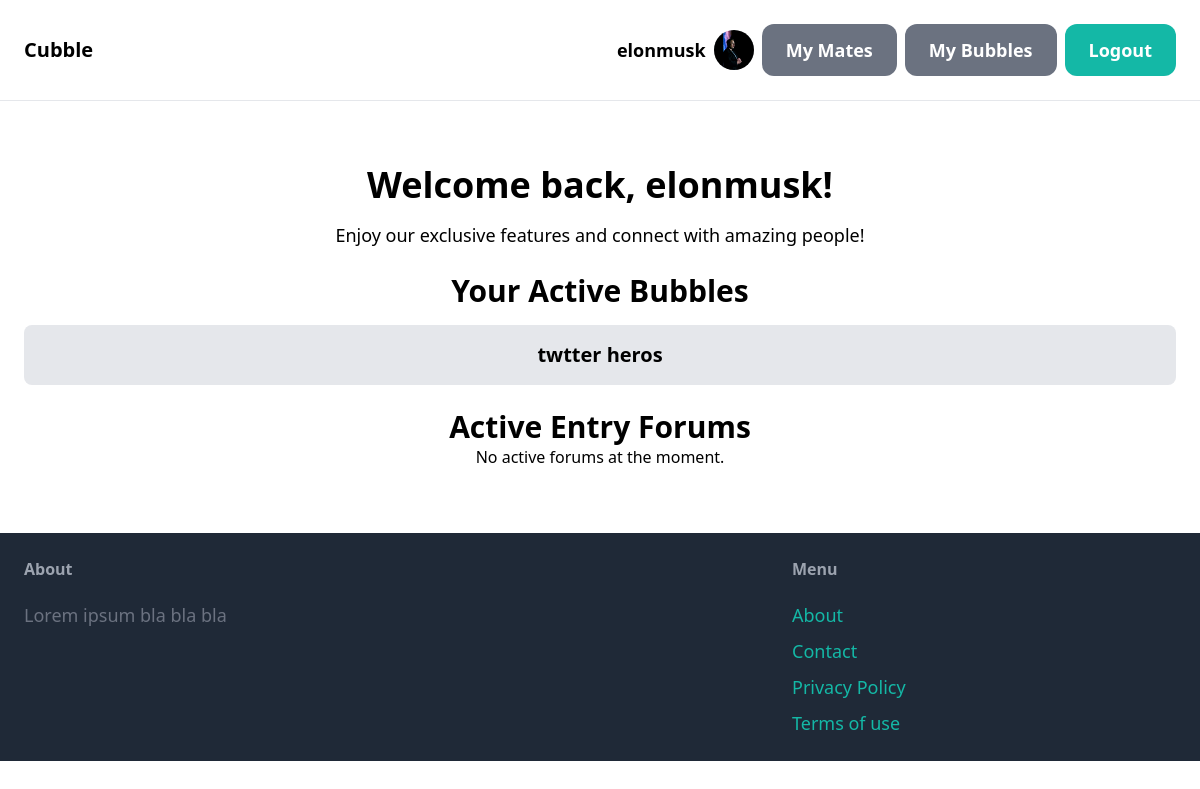
The page / (signed in) on the database as committed earlier.
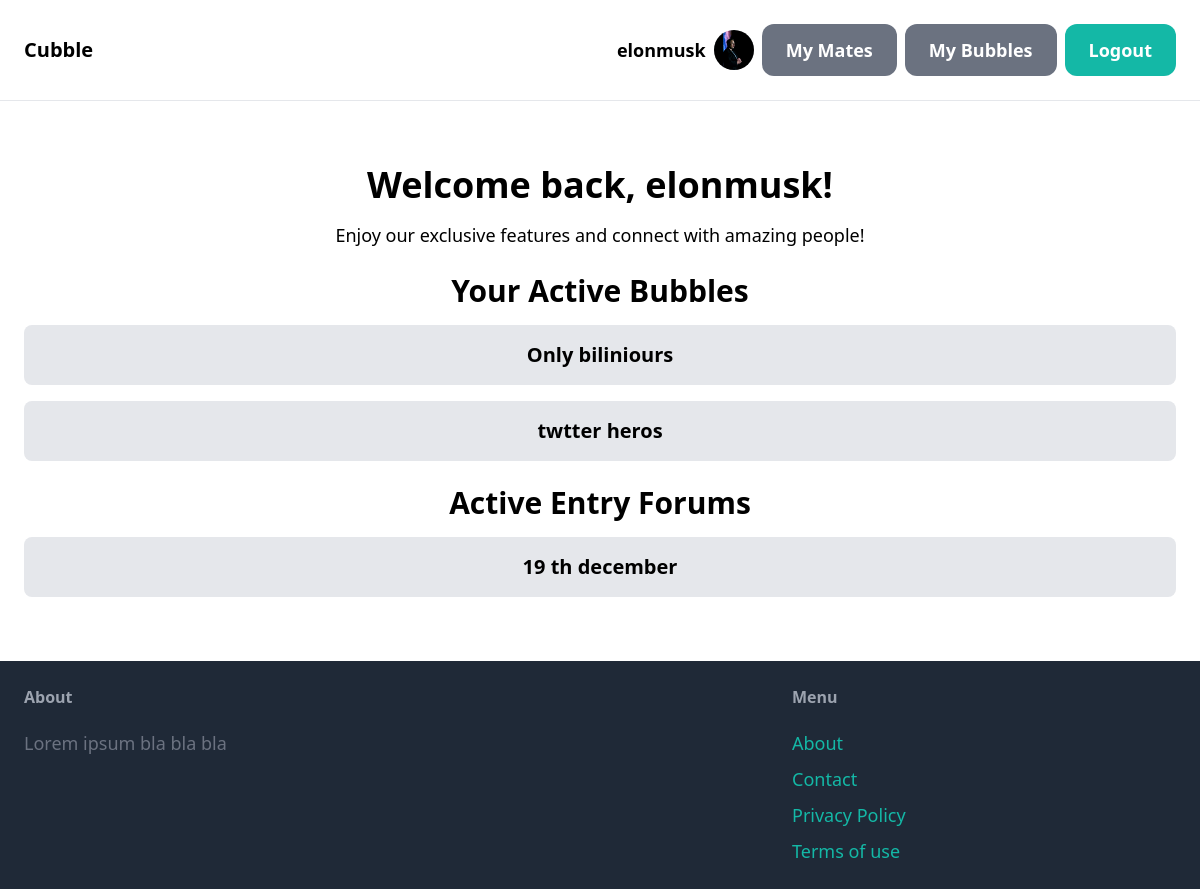
The same page on the database as committed later.
### core/models.py (models this page shows, shortened)
class Profile(models.Model):
    user_id = models.OneToOneField(User, related_name='Profile', on_delete=models.CASCADE)
    description = models.CharField(max_length = 500, blank=True)
    interests = models.ManyToManyField(ProfileTag, blank=True)
    profile_pic = models.ImageField(upload_to='profil_pic', blank=True)

class Bubble(models.Model):
    class Status(models.TextChoices):
        ACT = "1", "ACTIVE"
        VOTE = '2', "VOTING"
        ARCH = '3', "ARCHIVE"
    name = models.CharField(max_length = 150, unique=True)
    description = models.CharField(max_length=500)
    thumbnail = models.ImageField(upload_to='Images')
    status = models.CharField(max_length = 10, choices=Status.choices, default = Status.ARCH)

class EntryTest(models.Model):
    STATE_CHOICES = [('active', 'Active'), ('archive', 'Archive')]
    name = models.CharField(max_length=100)
    state = models.CharField(max_length=7, choices=STATE_CHOICES, default='archive')
    questions = models.ManyToManyField('Question', related_name='tests')

### core/views.py (the view)
# urls.py: path('', views.home, name= 'index'),
def home(request):
    entry_forum = EntryTest.objects.filter(state='active')
    user_bubbles = BubbleMember.objects.filter(user_id=request.user.id)
    active_bubbles = []
    for bubble in user_bubbles:
        bub = bubble.bubble_id
        if bub.status=='1':
            active_bubbles.append(bub)
    return render(request, 'core/home.html',{
        'entry_forum': entry_forum,
        'active_bubbles': active_bubbles,
    })

### core/templates/core/home.html (shortened to what this page needs)
{% extends 'core/base.html' %}
{% block content %}
{% if request.user.is_authenticated %}
<div class="text-center my-10">
    <h1 class="text-4xl font-bold">Welcome back, {{ request.user.username }}!</h1>
    <p class="mt-4 text-lg">Enjoy our exclusive features and connect with amazing people!</p>
        <div class="mt-6">
            <h2 class="text-3xl font-bold">Your Active Bubbles</h2>
            {% for bubble in active_bubbles %}
                <div class="bg-gray-200 px-6 py-4 rounded-lg mt-4">
                    <a href="{% url 'core:bubble' pk=bubble.id %}" class="text-xl font-semibold">{{ bubble.name }}</a>
                </div>
            {% empty %}
                <p>You are not active in any bubbles.</p>
            {% endfor %}
        </div>
    <div class="mt-6">
        <h2 class="text-3xl font-bold">Active Entry Forums</h2>
        {% for forum in entry_forum %}
            <div class="bg-gray-200 px-6 py-4 rounded-lg mt-4">
                <a href="{% url 'core:test_view' test_id=forum.id %}" class="text-xl font-semibold">{{ forum.name }}</a>
            </div>
        {% empty %}
            <p>No active forums at the moment.</p>
        {% endfor %}
    </div>
</div>
    {% endif %}
{% endblock %}

### core/templates/core/base.html (shortened to what this page needs)
<!DOCTYPE html>
<html lang="en">
<head>
    <Script src="https://cdn.tailwindcss.com"></Script>
</head>
<body>
    <nav class="py-6 px-6 flex justify-between items-center border-b border-gray-200">
        <a href="/" class="text-xl font-semibold"> Cubble </a>
        <div class="space-x-6">
            {% if request.user.is_authenticated %}
                <div class="flex items-center space-x-2">
                    <a href="{% url 'core:user_profile' %}" class="flex items-center space-x-2">
                        <span class="text-lg font-semibold">{{ request.user.username }}</span>
                        <div class="h-10 w-10 rounded-full overflow-hidden bg-gray-300">
                            {% if request.user.Profile.profile_pic %}
                                <img src="{{ request.user.Profile.profile_pic.url }}" alt="Profile Pic" class="h-full w-full object-cover">
                            {% endif %}
                        </div>
                    </a>
                    <a href="{% url 'core:myfriends' %}" class="px-6 py-3 text-lg font-semibold bg-gray-500 text-white rounded-xl hover:bg-gray-700">My Mates</a>
                    <a href="{% url 'core:mybubbles' %}" class="px-6 py-3 text-lg font-semibold bg-gray-500 text-white rounded-xl hover:bg-gray-700">My Bubbles</a>
                    <a href="{% url 'core:logout' %}" class="px-6 py-3 text-lg font-semibold bg-teal-500 text-white rounded-xl hover:bg-teal-700">Logout</a>
                </div>
            {% else %}
                <a href="{% url 'core:signup' %}" class="px-6 py-3 text-lg font-semibold bg-teal-500 text-white rounded-xl hover:bg-teal-700">Sign up</a>
                <a href="{% url 'core:login' %}" class="px-6 py-3 text-lg font-semibold bg-gray-500 text-white rounded-xl hover:bg-gray-700">Log in</a>
            {% endif %}
        </div>
    </nav>
    <div class="px-6 py-6">
        {% block content %}
        {% endblock %}
    </div>
    <footer class="py-6 px-6 flex justify-between bg-gray-800">
        <div class="w-2/3 pr-10">
            <h3 class="mb-5 font-semibold text-gray-400"> About </h3>
            <p class="text-lg text-gray-500"> Lorem ipsum bla bla bla </p>
        </div>
        <div class="w-1/3">
            <h3 class="mb-5 font-semibold text-gray-400"> Menu </h3>
            <ul class="space-y-2">
                <li><a href="#" class="text-lg text-teal-500 hover:text-teal-700">About</a></li>
                <li><a href="#" class="text-lg text-teal-500 hover:text-teal-700">Contact</a></li>
                <li><a href="#" class="text-lg text-teal-500 hover:text-teal-700">Privacy Policy</a></li>
                <li><a href="#" class="text-lg text-teal-500 hover:text-teal-700">Terms of use</a></li>
            </ul>
        </div>
    </footer>
</body>
</html>

Rows that differ between the two databases and show on the page:
now on this page (row edited): Bubble: name "Only biliniours"
added EntryTest: name "19 th december"
Other text that changed with them:
text no longer shown: "No active forums at the moment."
